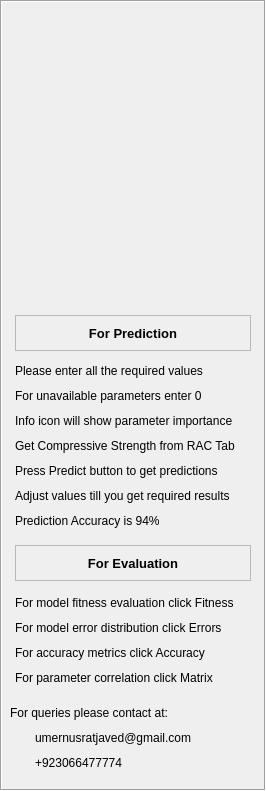
     <widget class="QFrame" name="frame_7">
      <property name="geometry">
       <rect>
        <x>5</x>
        <y>10</y>
        <width>266</width>
        <height>791</height>
       </rect>
      </property>
      <property name="frameShape">
       <enum>QFrame::Box</enum>
      </property>
      <property name="frameShadow">
       <enum>QFrame::Sunken</enum>
      </property>
      <widget class="QLabel" name="label_124">
       <property name="geometry">
        <rect>
         <x>10</x>
         <y>700</y>
         <width>246</width>
         <height>26</height>
        </rect>
       </property>
       <property name="text">
        <string>For queries please contact at:</string>
       </property>
      </widget>
      <widget class="QLabel" name="label_125">
       <property name="geometry">
        <rect>
         <x>35</x>
         <y>725</y>
         <width>221</width>
         <height>26</height>
        </rect>
       </property>
       <property name="text">
        <string>umernusratjaved@gmail.com</string>
       </property>
      </widget>
      <widget class="QLabel" name="label_126">
       <property name="geometry">
        <rect>
         <x>35</x>
         <y>750</y>
         <width>221</width>
         <height>26</height>
        </rect>
       </property>
       <property name="text">
        <string>+923066477774</string>
       </property>
      </widget>
      <widget class="QLabel" name="label_127">
       <property name="geometry">
        <rect>
         <x>10</x>
         <y>730</y>
         <width>21</width>
         <height>21</height>
        </rect>
       </property>
       <property name="text">
        <string/>
       </property>
       <property name="pixmap">
        <pixmap>email.png</pixmap>
       </property>
       <property name="scaledContents">
        <bool>true</bool>
       </property>
      </widget>
      <widget class="QLabel" name="label_128">
       <property name="geometry">
        <rect>
         <x>10</x>
         <y>755</y>
         <width>21</width>
         <height>21</height>
        </rect>
       </property>
       <property name="text">
        <string/>
       </property>
       <property name="pixmap">
        <pixmap>phone.png</pixmap>
       </property>
       <property name="scaledContents">
        <bool>true</bool>
       </property>
      </widget>
      <widget class="QLabel" name="label_129">
       <property name="geometry">
        <rect>
         <x>15</x>
         <y>360</y>
         <width>241</width>
         <height>21</height>
        </rect>
       </property>
       <property name="font">
        <font>
         <weight>50</weight>
         <italic>false</italic>
         <bold>false</bold>
         <strikeout>false</strikeout>
        </font>
       </property>
       <property name="text">
        <string>Please enter all the required values </string>
       </property>
      </widget>
      <widget class="QLabel" name="label_130">
       <property name="geometry">
        <rect>
         <x>15</x>
         <y>385</y>
         <width>241</width>
         <height>21</height>
        </rect>
       </property>
       <property name="font">
        <font>
         <weight>50</weight>
         <italic>false</italic>
         <bold>false</bold>
         <strikeout>false</strikeout>
        </font>
       </property>
       <property name="text">
        <string>For unavailable parameters enter 0</string>
       </property>
      </widget>
      <widget class="QLabel" name="label_131">
       <property name="geometry">
        <rect>
         <x>15</x>
         <y>410</y>
         <width>246</width>
         <height>21</height>
        </rect>
       </property>
       <property name="font">
        <font>
         <weight>50</weight>
         <italic>false</italic>
         <bold>false</bold>
         <strikeout>false</strikeout>
        </font>
       </property>
       <property name="text">
        <string>Info icon will show parameter importance</string>
       </property>
      </widget>
      <widget class="QLabel" name="label_132">
       <property name="geometry">
        <rect>
         <x>15</x>
         <y>460</y>
         <width>246</width>
         <height>21</height>
        </rect>
       </property>
       <property name="font">
        <font>
         <weight>50</weight>
         <italic>false</italic>
         <bold>false</bold>
         <strikeout>false</strikeout>
        </font>
       </property>
       <property name="text">
        <string>Press Predict button to get predictions</string>
       </property>
      </widget>
      <widget class="QLabel" name="label_133">
       <property name="geometry">
        <rect>
         <x>15</x>
         <y>435</y>
         <width>246</width>
         <height>21</height>
        </rect>
       </property>
       <property name="font">
        <font>
         <weight>50</weight>
         <italic>false</italic>
         <bold>false</bold>
         <strikeout>false</strikeout>
        </font>
       </property>
       <property name="text">
        <string>Get Compressive Strength from RAC Tab</string>
       </property>
      </widget>
      <widget class="QLabel" name="label_134">
       <property name="geometry">
        <rect>
         <x>15</x>
         <y>510</y>
         <width>246</width>
         <height>21</height>
        </rect>
       </property>
       <property name="font">
        <font>
         <weight>50</weight>
         <italic>false</italic>
         <bold>false</bold>
         <strikeout>false</strikeout>
        </font>
       </property>
       <property name="text">
        <string>Prediction Accuracy is 94%</string>
       </property>
      </widget>
      <widget class="QLabel" name="label_135">
       <property name="geometry">
        <rect>
         <x>15</x>
         <y>595</y>
         <width>241</width>
         <height>16</height>
        </rect>
       </property>
       <property name="font">
        <font>
         <weight>50</weight>
         <italic>false</italic>
         <bold>false</bold>
         <strikeout>false</strikeout>
        </font>
       </property>
       <property name="text">
        <string>For model fitness evaluation click Fitness</string>
       </property>
      </widget>
      <widget class="QLabel" name="label_136">
       <property name="geometry">
        <rect>
         <x>15</x>
         <y>620</y>
         <width>241</width>
         <height>16</height>
        </rect>
       </property>
       <property name="font">
        <font>
         <weight>50</weight>
         <italic>false</italic>
         <bold>false</bold>
         <strikeout>false</strikeout>
        </font>
       </property>
       <property name="text">
        <string>For model error distribution click Errors</string>
       </property>
      </widget>
      <widget class="QLabel" name="label_137">
       <property name="geometry">
        <rect>
         <x>15</x>
         <y>645</y>
         <width>241</width>
         <height>16</height>
        </rect>
       </property>
       <property name="font">
        <font>
         <weight>50</weight>
         <italic>false</italic>
         <bold>false</bold>
         <strikeout>false</strikeout>
        </font>
       </property>
       <property name="text">
        <string>For accuracy metrics click Accuracy</string>
       </property>
      </widget>
      <widget class="QLabel" name="label_138">
       <property name="geometry">
        <rect>
         <x>15</x>
         <y>670</y>
         <width>241</width>
         <height>16</height>
        </rect>
       </property>
       <property name="font">
        <font>
         <weight>50</weight>
         <italic>false</italic>
         <bold>false</bold>
         <strikeout>false</strikeout>
        </font>
       </property>
       <property name="text">
        <string>For parameter correlation click Matrix</string>
       </property>
      </widget>
      <widget class="QLabel" name="label_139">
       <property name="geometry">
        <rect>
         <x>15</x>
         <y>545</y>
         <width>236</width>
         <height>36</height>
        </rect>
       </property>
       <property name="font">
        <font>
         <pointsize>10</pointsize>
         <weight>75</weight>
         <italic>false</italic>
         <bold>true</bold>
         <underline>false</underline>
         <strikeout>false</strikeout>
        </font>
       </property>
       <property name="layoutDirection">
        <enum>Qt::LeftToRight</enum>
       </property>
       <property name="autoFillBackground">
        <bool>true</bool>
       </property>
       <property name="frameShape">
        <enum>QFrame::StyledPanel</enum>
       </property>
       <property name="text">
        <string>For Evaluation</string>
       </property>
       <property name="alignment">
        <set>Qt::AlignCenter</set>
       </property>
      </widget>
      <widget class="QLabel" name="label_140">
       <property name="geometry">
        <rect>
         <x>15</x>
         <y>315</y>
         <width>236</width>
         <height>36</height>
        </rect>
       </property>
       <property name="font">
        <font>
         <pointsize>10</pointsize>
         <weight>75</weight>
         <italic>false</italic>
         <bold>true</bold>
         <underline>false</underline>
         <strikeout>false</strikeout>
        </font>
       </property>
       <property name="layoutDirection">
        <enum>Qt::LeftToRight</enum>
       </property>
       <property name="autoFillBackground">
        <bool>true</bool>
       </property>
       <property name="frameShape">
        <enum>QFrame::StyledPanel</enum>
       </property>
       <property name="text">
        <string>For Prediction</string>
       </property>
       <property name="alignment">
        <set>Qt::AlignCenter</set>
       </property>
      </widget>
      <widget class="QLabel" name="label_141">
       <property name="geometry">
        <rect>
         <x>15</x>
         <y>485</y>
         <width>246</width>
         <height>21</height>
        </rect>
       </property>
       <property name="font">
        <font>
         <weight>50</weight>
         <italic>false</italic>
         <bold>false</bold>
         <strikeout>false</strikeout>
        </font>
       </property>
       <property name="text">
        <string>Adjust values till you get required results</string>
       </property>
      </widget>
      <widget class="QLabel" name="label_123">
       <property name="geometry">
        <rect>
         <x>10</x>
         <y>5</y>
         <width>246</width>
         <height>231</height>
        </rect>
       </property>
       <property name="text">
        <string/>
       </property>
       <property name="pixmap">
        <pixmap>c_pic.png</pixmap>
       </property>
       <property name="scaledContents">
        <bool>true</bool>
       </property>
      </widget>
      <widget class="QLabel" name="label_163">
       <property name="geometry">
        <rect>
         <x>10</x>
         <y>10</y>
         <width>246</width>
         <height>296</height>
        </rect>
       </property>
       <property name="styleSheet">
        <string notr="true">QLabel #label_83{
border:4px solid;
}</string>
       </property>
       <property name="text">
        <string/>
       </property>
       <property name="pixmap">
        <pixmap>c.png</pixmap>
       </property>
       <property name="scaledContents">
        <bool>true</bool>
       </property>
      </widget>
     </widget>
